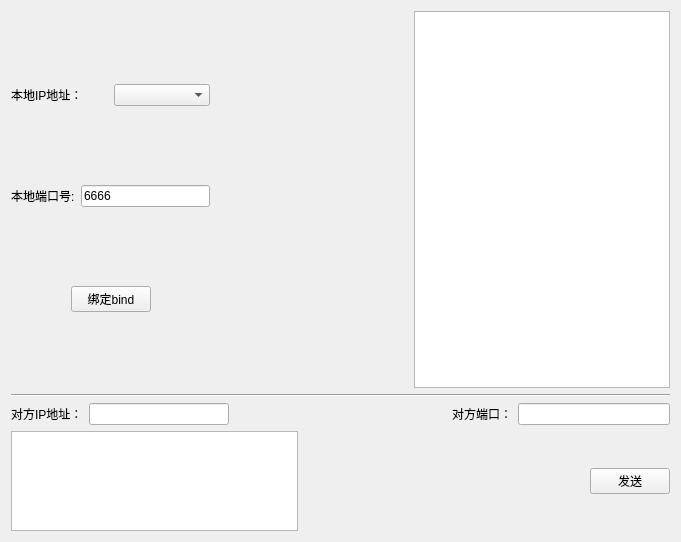
<?xml version="1.0" encoding="UTF-8"?>
<ui version="4.0">
 <class>Widget</class>
 <widget class="QWidget" name="Widget">
  <property name="geometry">
   <rect>
    <x>0</x>
    <y>0</y>
    <width>681</width>
    <height>542</height>
   </rect>
  </property>
  <property name="windowTitle">
   <string>Widget</string>
  </property>
  <layout class="QVBoxLayout" name="verticalLayout_2">
   <item>
    <layout class="QHBoxLayout" name="horizontalLayout_7">
     <item>
      <layout class="QVBoxLayout" name="verticalLayout">
       <item>
        <layout class="QHBoxLayout" name="horizontalLayout">
         <item>
          <widget class="QLabel" name="label">
           <property name="text">
            <string>本地IP地址：</string>
           </property>
          </widget>
         </item>
         <item>
          <widget class="QComboBox" name="comboBoxLocalAddress"/>
         </item>
        </layout>
       </item>
       <item>
        <layout class="QHBoxLayout" name="horizontalLayout_2">
         <item>
          <widget class="QLabel" name="label_3">
           <property name="text">
            <string>本地端口号:</string>
           </property>
          </widget>
         </item>
         <item>
          <widget class="QLineEdit" name="lineEditPort">
           <property name="text">
            <string>6666</string>
           </property>
          </widget>
         </item>
        </layout>
       </item>
       <item>
        <layout class="QHBoxLayout" name="horizontalLayout_3">
         <item>
          <spacer name="horizontalSpacer">
           <property name="orientation">
            <enum>Qt::Horizontal</enum>
           </property>
           <property name="sizeHint" stdset="0">
            <size>
             <width>40</width>
             <height>20</height>
            </size>
           </property>
          </spacer>
         </item>
         <item>
          <widget class="QPushButton" name="pushButtonBind">
           <property name="text">
            <string>绑定bind</string>
           </property>
          </widget>
         </item>
         <item>
          <spacer name="horizontalSpacer_2">
           <property name="orientation">
            <enum>Qt::Horizontal</enum>
           </property>
           <property name="sizeHint" stdset="0">
            <size>
             <width>40</width>
             <height>20</height>
            </size>
           </property>
          </spacer>
         </item>
        </layout>
       </item>
      </layout>
     </item>
     <item>
      <spacer name="horizontalSpacer_4">
       <property name="orientation">
        <enum>Qt::Horizontal</enum>
       </property>
       <property name="sizeHint" stdset="0">
        <size>
         <width>40</width>
         <height>20</height>
        </size>
       </property>
      </spacer>
     </item>
     <item>
      <widget class="QTextBrowser" name="textBrowserRecv"/>
     </item>
    </layout>
   </item>
   <item>
    <widget class="Line" name="line">
     <property name="orientation">
      <enum>Qt::Horizontal</enum>
     </property>
    </widget>
   </item>
   <item>
    <layout class="QHBoxLayout" name="horizontalLayout_6">
     <item>
      <layout class="QHBoxLayout" name="horizontalLayout_4">
       <item>
        <widget class="QLabel" name="label_2">
         <property name="text">
          <string>对方IP地址：</string>
         </property>
        </widget>
       </item>
       <item>
        <widget class="QLineEdit" name="lineEditRemoteIpAddress"/>
       </item>
      </layout>
     </item>
     <item>
      <spacer name="horizontalSpacer_3">
       <property name="orientation">
        <enum>Qt::Horizontal</enum>
       </property>
       <property name="sizeHint" stdset="0">
        <size>
         <width>40</width>
         <height>20</height>
        </size>
       </property>
      </spacer>
     </item>
     <item>
      <layout class="QHBoxLayout" name="horizontalLayout_5">
       <item>
        <widget class="QLabel" name="label_4">
         <property name="text">
          <string>对方端口：</string>
         </property>
        </widget>
       </item>
       <item>
        <widget class="QLineEdit" name="lineEditRemotePort"/>
       </item>
      </layout>
     </item>
    </layout>
   </item>
   <item>
    <layout class="QHBoxLayout" name="horizontalLayout_8">
     <item>
      <widget class="QTextEdit" name="textEditSend">
       <property name="maximumSize">
        <size>
         <width>16777215</width>
         <height>100</height>
        </size>
       </property>
      </widget>
     </item>
     <item>
      <spacer name="horizontalSpacer_5">
       <property name="orientation">
        <enum>Qt::Horizontal</enum>
       </property>
       <property name="sizeHint" stdset="0">
        <size>
         <width>40</width>
         <height>20</height>
        </size>
       </property>
      </spacer>
     </item>
     <item>
      <widget class="QPushButton" name="pushButtonSend">
       <property name="text">
        <string>发送</string>
       </property>
      </widget>
     </item>
    </layout>
   </item>
  </layout>
 </widget>
 <layoutdefault spacing="6" margin="11"/>
 <resources/>
 <connections/>
</ui>
